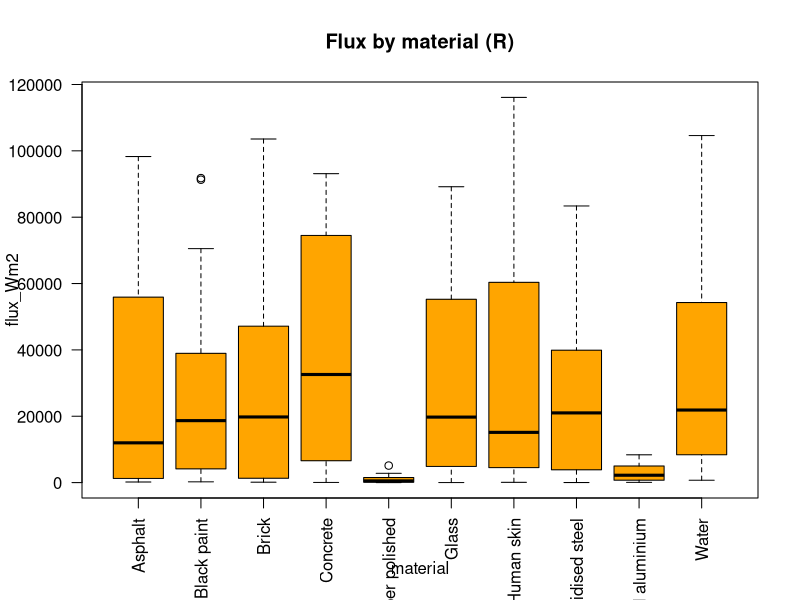

This figure's R source:
# R analysis of the cleaned dataset
d <- read.csv("emissivity_clean.csv")
print(aggregate(flux_Wm2 ~ material, d, mean))
fit <- lm(flux_Wm2 ~ I(temp_K^4) * emissivity, data = d)
cat("R-squared:", summary(fit)$r.squared, "\n")
png("fig_r_boxplot.png", 900, 550)
boxplot(flux_Wm2 ~ material, d, las = 2, col = "orange", main = "Flux by material (R)")
dev.off()
